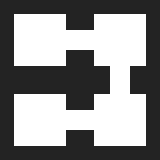

A level layout from a 2D game, rendered from its tile map. Below: a short description, then the map file with its tile-grid data intact:
An orthogonal 10x10 tile map with 16x16 px tiles, 1 tile layer (Tile Layer 1).

<map version="1.2" tiledversion="1.2.4" orientation="orthogonal" renderorder="right-down" width="10" height="10" tilewidth="16" tileheight="16" infinite="0" nextlayerid="2" nextobjectid="1">
 <tileset firstgid="1" source="tileset.tsx" />
 <layer id="1" name="Tile Layer 1" width="10" height="10">
  <data encoding="csv">
10,8,8,8,11,10,8,8,8,11,
6,12,12,12,7,9,12,12,12,4,
6,12,12,12,12,12,12,12,12,4,
6,12,12,12,1,3,12,12,12,4,
13,2,2,2,14,13,3,12,1,14,
10,8,8,8,11,10,9,12,7,11,
6,12,12,12,7,9,12,12,12,4,
6,12,12,12,12,12,12,12,12,4,
6,12,12,12,1,3,12,12,12,4,
13,2,2,2,14,13,2,2,2,14
</data>
 </layer>
</map>
